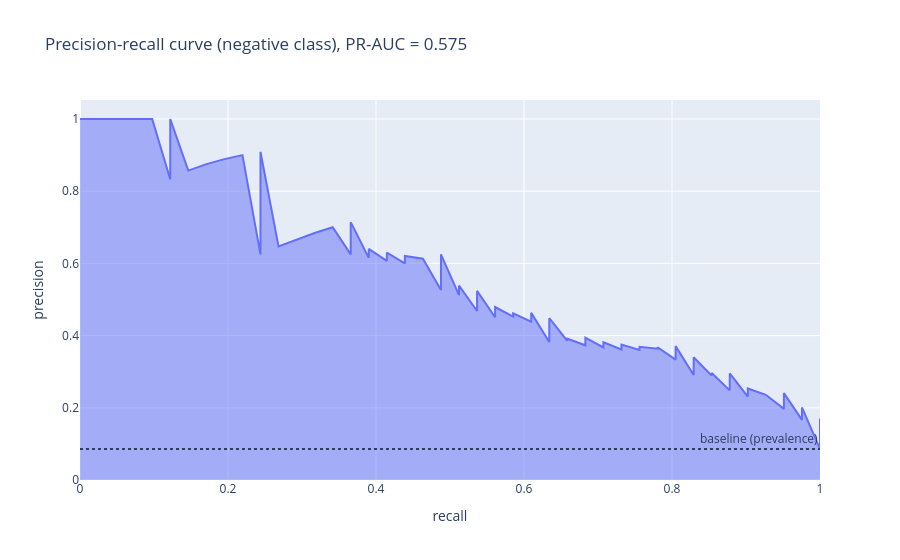

The notebook cell saved with this chart:
### Markdown cell above
The precision-recall curve for the negative class, more informative than ROC under imbalance:

### Code cell
prec, rec, _ = precision_recall_curve((y_test == 0).astype(int), neg_test)
fig = px.area(x=rec, y=prec, title="Precision-recall curve (negative class), PR-AUC = %.3f" % holdout["pr_auc"],
              labels={"x": "recall", "y": "precision"})
fig.add_hline(y=(y_test == 0).mean(), line_dash="dot", annotation_text="baseline (prevalence)")
fig

### Figure 1 — Plotly figure (JSON) as saved in the notebook; plotly's stock layout.template omitted (floating-point values rounded to 4 significant figures; data arrays with more than 128 entries replaced by an {"elided": "..."} marker saying what was removed)
{"data": [{"fillpattern": {"shape": ""}, "hovertemplate": "recall=%{x}<br>precision=%{y}<extra></extra>", "legendgroup": "", "line": {"color": "#636efa"}, "marker": {"symbol": "circle"}, "mode": "lines", "name": "", "orientation": "v", "showlegend": false, "stackgroup": "1", "type": "scatter", "x": {"elided": "465 float values"}, "xaxis": "x", "y": {"elided": "465 float values"}, "yaxis": "y"}], "layout": {"annotations": [{"showarrow": false, "text": "baseline (prevalence)", "x": 1, "xanchor": "right", "xref": "x domain", "y": 0.08595, "yanchor": "bottom", "yref": "y"}], "legend": {"tracegroupgap": 0}, "shapes": [{"line": {"dash": "dot"}, "type": "line", "x0": 0, "x1": 1, "xref": "x domain", "y0": 0.08595, "y1": 0.08595, "yref": "y"}], "title": {"text": "Precision-recall curve (negative class), PR-AUC = 0.575"}, "xaxis": {"anchor": "y", "domain": [0.0, 1.0], "title": {"text": "recall"}}, "yaxis": {"anchor": "x", "domain": [0.0, 1.0], "title": {"text": "precision"}}}}
